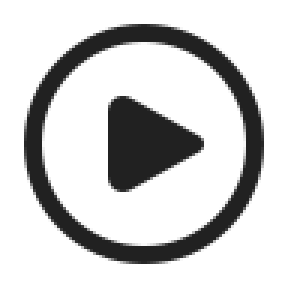
#> input picture polyhost/res/overlay_sources/photocraft/icons/actions.png, 96 x 96 px, given in place of _heading.png, which was not available (shown 3 times larger)
$ python fetch_icons.py
#> lines starting #> are read from the running program, lines starting #| are printed output that depends on the picture
### polyhost/res/overlay_sources/icon_fetch.py
#!/usr/bin/env python3
"""Shared fetch/render step for per-app `fetch_icons.py` scripts.

Every app overlay sources most of its glyphs from **Microsoft Fluent UI System
Icons (MIT)** — the house style. Before the 2026-08 batch each app inlined the
same dozen lines of urllib+cairosvg; this factors that out so a per-app
`fetch_icons.py` is a declarative `{filename: "Fluent Folder Name"}` map.

Two conveniences that matter in practice:

* **Size fallback.** Not every Fluent glyph ships a 24px cut (`Arrow Enter` is
  20px-only, `Arrow Step Over` likewise). Passing just the folder name tries
  24/20/28/32/16 and takes the first that exists, so a name that "doesn't work"
  at 24 no longer has to be hand-specified. Pass a full
  `Folder/SVG/ic_fluent_..._24_regular.svg` path to pin one exactly.
* **Retry with backoff.** raw.githubusercontent.com intermittently 403s under
  the session network policy; a single failure is not "the icon is unavailable".
* **Material Symbols fallback.** Fluent has real gaps. A spec of the form
  `ms:<name>` fetches Google Material Symbols (Apache-2.0) instead, and a bare
  Fluent folder name that 404s at every size is retried there before giving up.
  Prefer the explicit form: Material's vocabulary is its own, so the automatic
  pass only ever helps where the two sets already agree on a name.

    from polyhost.res.overlay_sources import icon_fetch
    icon_fetch.fluent({"save": "Save", "undo": "Arrow Undo",
                       "bw": "ms:filter_b_and_w"}, out_dir)
"""
from __future__ import annotations

import time
import urllib.error
import urllib.parse
import urllib.request
from pathlib import Path

import cairosvg

from polyhost.res.overlay_sources import material_symbols

RENDER_PX = 96
# Pinned to one commit of microsoft/fluentui-system-icons (main on 2026-11-15), so a
# later fetch returns the same drawing. To take newer glyphs, change the commit and
# run the fetch script of every set that uses a Fluent icon through this module.
FLUENT_COMMIT = "67e6dec1ee956af3ab4c746a2b3bb6a2e5520a44"
RAW = "https://raw.githubusercontent.com/microsoft/fluentui-system-icons/" + FLUENT_COMMIT + "/assets/{}"
SIZES = (24, 20, 28, 32, 16)
# Material Symbols (Apache-2.0) is the documented backup source. GPLv3 is
# Apache-2.0-compatible; under the project's old GPLv2 it would not have been.
MS_PREFIX = "ms:"
MS_WEIGHT = 300


def _snake(folder: str) -> str:
    return folder.lower().replace(" ", "_").replace("-", "_")


def _get(url: str, tries: int = 4) -> bytes:
    last: Exception | None = None
    for i in range(tries):
        try:
            req = urllib.request.Request(url, headers={"User-Agent": "polykybd"})
            return urllib.request.urlopen(req, timeout=30).read()
        except urllib.error.HTTPError as e:
            if e.code == 404:
                raise
            last = e
        except Exception as e:  # transient DNS/TLS/proxy hiccup
            last = e
        time.sleep(2 ** i)
    raise RuntimeError(f"GET {url} failed after {tries} tries: {last}")


def _fetch_fluent_svg(spec: str) -> tuple[bytes, str]:
    """`spec` is either a full asset path or a Fluent folder name."""
    if "/" in spec:
        candidates = [spec]
    else:
        candidates = [f"{spec}/SVG/ic_fluent_{_snake(spec)}_{s}_regular.svg" for s in SIZES]
    for asset in candidates:
        enc = "/".join(urllib.parse.quote(s) for s in asset.split("/"))
        try:
            return _get(RAW.format(enc)), asset
        except urllib.error.HTTPError as e:
            if e.code != 404:
                raise
    raise FileNotFoundError(f"no Fluent asset for {spec!r} (tried sizes {SIZES})")


# [13 lines left out: function _fetch_material_svg, not called in this run]


def _fetch_svg(spec: str) -> tuple[bytes, str, str]:
    """Resolve one spec to (svg, asset, source).

    Fluent (MIT) is the house style and is tried first. Two ways to reach
    Material Symbols (Apache-2.0) when it has no match:

    * **`"ms:content_cut"`** -- explicit, and the one to prefer. Material's
      vocabulary is its own (`undo`, not `Arrow Undo`; `groups`, not
      `People Team`), so naming the glyph is how you get the RIGHT one.
    * **automatically**, as a last resort: the Fluent folder name is snake-cased
      and tried in Material before giving up.

    ⚠️ The automatic pass is a courtesy, not a substitute for the explicit form.
    It can only succeed where the two sets happen to agree on a name, which for
    a multi-word Fluent folder is essentially never -- `full_screen_maximize`
    and `people_team` do not exist in Material, so the miss is still a miss and
    the error names both sources. Where a bare name DOES resolve in both
    (`search`, `settings`, `calendar`), the concept agrees too, which is what
    makes the attempt safe rather than a coin flip on meaning.
    """
    if spec.startswith(MS_PREFIX):
        svg, asset = _fetch_material_svg(spec[len(MS_PREFIX):])
        return svg, asset, "material-symbols"
    try:
        svg, asset = _fetch_fluent_svg(spec)
        return svg, asset, "ms-fluent"
    except FileNotFoundError as fluent_err:
        if "/" in spec:
            raise
        try:
            svg, asset = _fetch_material_svg(_snake(spec))
        except FileNotFoundError:
            raise FileNotFoundError(
                f"{fluent_err}; and no Material Symbol named "
                f"{_snake(spec)!r}. Pick a name at "
                f"https://fonts.google.com/icons and pass it as "
                f"'{MS_PREFIX}<name>'.") from fluent_err
        return svg, asset, "material-symbols"


def fluent(mapping: dict[str, str], out_dir: Path, render_px: int = RENDER_PX) -> int:
    """Render `{filename_stem: spec}` into `out_dir` as RGBA PNGs.

    A spec is a Fluent folder name, a full Fluent asset path, or
    `"ms:<material_name>"`. The printed line names the source the glyph really
    came from -- record that, with its licence, in the app's `SOURCES.md`.
    """
    out_dir.mkdir(parents=True, exist_ok=True)
    for stem, spec in mapping.items():
        svg, asset, source = _fetch_svg(spec)
        png = cairosvg.svg2png(bytestring=svg, output_width=render_px, output_height=render_px)
        (out_dir / f"{stem}.png").write_bytes(png)
        label = asset if source == "material-symbols" else asset.split("/")[0]
        print(f"  {stem}.png  <- {source}/{label}")
    return len(mapping)


# [18 lines left out: function borrow, not called in this run]

### polyhost/res/overlay_sources/dcc_glyphs.py
#!/usr/bin/env python3
"""Shared drawn glyphs for the 3D and VFX sets (3ds Max, Cinema 4D, Nuke,
Substance 3D Painter).

Neither Fluent nor Material has a glyph for "front view", "top view" or "lock
the X axis", and these apps bind them to single keys. They are drawn here once,
so every set that binds the same view or axis shows the same pixels and the
overlay icon library stores the glyph once.

Also here: three composites built from an icon that already exists in an
``icons/`` folder:

* ``slashed``    -- the icon with a diagonal stroke across it ("hide X").
* ``with_arrow`` -- the icon with a heavy arrow under it ("next / previous X").
* ``with_vertical_arrow`` -- the icon with a heavy up or down arrow on its left
  ("move X up / down").
* ``with_badge`` -- the icon reduced to the upper left, a second icon in the
  lower right ("tool + particles", "clone + absolute source").

Every glyph is BLACK on transparent at ``PX`` px, the same convention as
Blender's drawn icons, so a spec in ``mode: luma`` renders it like a Material
icon. Draws are supersampled ``SS`` times and reduced with LANCZOS.

The callers guard each output (a committed PNG is left as it is), so a hand
edit survives a re-run. To redraw one, delete its PNG first.
"""
from __future__ import annotations

from pathlib import Path

import numpy as np
from PIL import Image, ImageDraw, ImageFont

PX = 96
SS = 4
BOLD = "/usr/share/fonts/truetype/liberation/LiberationSans-Bold.ttf"


def _canvas() -> tuple[int, Image.Image, ImageDraw.ImageDraw]:
    u = PX * SS
    m = Image.new("L", (u, u), 0)
    return u, m, ImageDraw.Draw(m)


def _save_mask(m: Image.Image, path: Path) -> None:
    """Write a coverage mask (255 = ink) as black on transparent, PX x PX."""
    a = np.asarray(m.resize((PX, PX), Image.LANCZOS)).astype(np.uint8)
    rgba = np.zeros((PX, PX, 4), np.uint8)
    rgba[..., 3] = a
    Image.fromarray(rgba, "RGBA").save(path)


def _ink(path: Path) -> Image.Image:
    """The ink of an icon PNG as an L mask, at PX x PX: alpha where the icon is
    dark on transparent, so Material, Fluent and the drawn glyphs all work."""
    im = Image.open(path).convert("RGBA").resize((PX, PX), Image.LANCZOS)
    rgb = np.asarray(im)[..., :3].astype(np.float32).mean(axis=2)
    alpha = np.asarray(im)[..., 3].astype(np.float32)
    ink = alpha * (1.0 - rgb / 255.0)
    return Image.fromarray(np.clip(ink, 0, 255).astype(np.uint8), "L")


def _fit_ink(path: Path, box: int) -> Image.Image:
    """The ink of ``path`` cropped to its bounding box and scaled to fit a
    ``box`` square, keeping its aspect ratio. Icon sets pad their glyphs, and
    a composite of padded glyphs comes out too small."""
    ink = _ink(path)
    ink = ink.crop(ink.getbbox() or (0, 0, PX, PX))
    k = box / max(ink.size)
    return ink.resize((max(1, round(ink.width * k)), max(1, round(ink.height * k))),
                      Image.LANCZOS)


# ------------------------------------------------------------------ view cubes
# [92 lines left out: functions _cube_points, view_cube, axis_letter, slashed, with_arrow, with_vertical_arrow, not called in this run]


def with_badge(base: Path, badge: Path, path: Path) -> None:
    """``base`` fitted into 68 % of the square at the upper left, ``badge`` into
    44 % at the lower right on a cleared margin, so the two read as one tool
    with an option."""
    u, m, d = _canvas()
    icon = _fit_ink(base, int(u * 0.68))
    m.paste(icon, (0, 0))
    bs = int(u * 0.44)
    b = _fit_ink(badge, bs)
    bx, by = u - b.width, u - b.height
    pad = int(u * 0.06)
    d.rectangle([bx - pad, by - pad, u, u], fill=0)
    m.paste(b, (bx, by))
    _save_mask(m, path)


# ------------------------------------------------------------------ ESC marks
# [39 lines left out: functions trace_mark, svg_icon, not called in this run]


def guarded(path: Path, draw, what: str) -> None:
    """Run ``draw(path)`` only when ``path`` does not exist yet."""
    if path.exists():
        print(f"  {path.name}  <- committed asset (left as-is)")
    else:
        draw(path)
        print(f"  {path.name}  <- {what}")

### polyhost/res/overlay_sources/jupyter/fetch_icons.py
#!/usr/bin/env python3
"""Fetch + render the JupyterLab shortcut icons (reproducible).

Glyphs are Microsoft Fluent UI System Icons (MIT), with Material Symbols
(Apache-2.0) where Fluent has none (`ms:` entries). The sidebar panel keys are
numbered glyphs from `../number_badge.py`. The ESC mark is the Jupyter logo from
Simple Icons (CC0 artwork; nominative use, see `../brand_marks.py`). The ESC
key shows it redrawn for the 72 x 40 cell, with the word "jupyter", by
`esc_mark` (`esc_jupyter.png`).

    pip install cairosvg
    python polyhost/res/overlay_sources/jupyter/fetch_icons.py
"""
from __future__ import annotations

import sys
from pathlib import Path

sys.path.insert(0, str(Path(__file__).resolve().parents[4]))

from polyhost.res.overlay_sources import brand_marks, icon_fetch, number_badge  # noqa: E402
from polyhost.res.overlay_sources.dcc_glyphs import guarded, with_badge  # noqa: E402

FLUENT = {
    "run": "Play",
    "runinsert": "ms:playlist_add",
    "cmdmode": "ms:edit_off",
    "splitcell": "Split Horizontal",
    "mergebelow": "ms:vertical_align_bottom",
    "mergeabove": "ms:vertical_align_top",
    "moveup": "ms:move_up",
    "movedown": "ms:move_down",
    "collapseall": "ms:unfold_less_double",
    "expandall": "ms:unfold_more_double",
    "histprev": "ms:history",
    "histnext": "ms:update",
    "comment": "ms:code_off",
    "blockcomment": "ms:code_blocks",
    "deleteline": "Delete Lines",
    "selectnext": "ms:text_select_move_forward_word",
    "saveas": "Save Copy",
    "findnext": "Chevron Down",
    "findprev": "Chevron Up",
    "findsel": "ms:frame_inspect",
    "palette": "Apps List Detail",
    "shortcuts": "Keyboard",
    "leftarea": "Panel Left",
    "rightarea": "Panel Right",
    "filebrowser": "Folder Open",
    "toc": "ms:toc",
    "running": "ms:memory",
    "launcher": "Rocket",
    "extensions": "Puzzle Piece",
    "debugger": "Bug",
    "propinsp": "Wrench",
    "inspector": "Question Circle",
    "settings": "Settings",
    "nexttab": "ms:keyboard_tab",
    "prevtab": "ms:keyboard_tab_rtl",
    "nexttabbar": "ms:switch_right",
    "prevtabbar": "ms:switch_left",
    "lasttab": "ms:swap_horiz",
    "closetab": "Dismiss",
    "continue": "ms:resume",
    "terminate": "ms:stop_circle",
    "stepover": "ms:step_over",
    "stepout": "ms:step_out",
    # notebook command mode
    "insertabove": "ms:add_row_above",
    "insertbelow": "ms:add_row_below",
    "cutcell": "Cut",
    "copycell": "Copy",
    "pastecell": "Clipboard Paste",
    "undocell": "Arrow Undo",
    "redocell": "Arrow Redo",
    "tocode": "Code",
    "tomarkdown": "ms:markdown",
    "toraw": "ms:raw_on",
    "mergecells": "ms:call_merge",
    "cellbelow": "Arrow Down",
    "cellabove": "Arrow Up",
    "extendbelow": "ms:keyboard_double_arrow_down",
    "extendabove": "ms:keyboard_double_arrow_up",
    "linenumbers": "ms:format_list_numbered",
    "sidebyside": "Split Vertical",
    "_heading": "ms:title",
    "_arrowup": "ms:arrow_upward_alt",
    "_arrowdown": "ms:arrow_downward_alt",
    "_lbase": "Panel Left",
    "_rbase": "Panel Right",
}


# [42 lines left out: function esc_mark, not called in this run]


def main() -> int:
    out = Path(__file__).resolve().parent / "icons"
    out.mkdir(parents=True, exist_ok=True)
    icon_fetch.fluent(FLUENT, out)
#> (the call stopped at in _get, `return urllib.request.urlopen(req, timeout=30).read()`: the network is not available in this run)
    number_badge.numbered(out / "_lbase.png", "123456789", out, "left",
                          size=0.40, centre=(0.62, 0.50))
#> (this line was passed over: polyhost is not available in this run)
    number_badge.numbered(out / "_rbase.png", "123456789", out, "right",
                          size=0.40, centre=(0.38, 0.50))
#> (this line was passed over: polyhost is not available in this run)
    number_badge.numbered(out / "_heading.png", "123456", out, "heading",
                          size=0.40, centre=(0.78, 0.72))
#> (this line was passed over: polyhost is not available in this run)
    # Insert heading above / below: the heading glyph with an up or down arrow
    # badge, so they differ from Merge with cell above (vertical_align_top).
    for name, arrow in (("headingabove", "_arrowup"), ("headingbelow", "_arrowdown")):
        guarded(out / f"{name}.png",
                lambda p, a=arrow: with_badge(out / "_heading.png", out / f"{a}.png", p),
                f"_heading + {arrow} badge (dcc_glyphs.with_badge)")
#> in _canvas, `m = Image.new("L", (u, u), 0)`: m: PIL image 384x384 L; every value is 0
#> in with_badge, `u, m, d = _canvas()`: u = 384
#> in _ink, im is the input picture: PIL image 96x96 RGBA; mean R, G, B, A 8.4, 8.4, 8.4, 56.4
#> in _fit_ink, `return ink.resize((max(1, round(ink.width * k)), max(1, round(ink.heig..`:
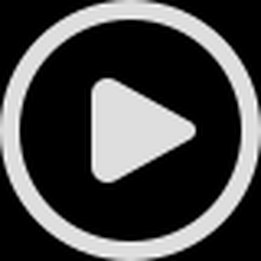
#> returned value: PIL image 261x261 L; min 0, max 251, mean 71.2
#> in with_badge, `m.paste(icon, (0, 0))`:
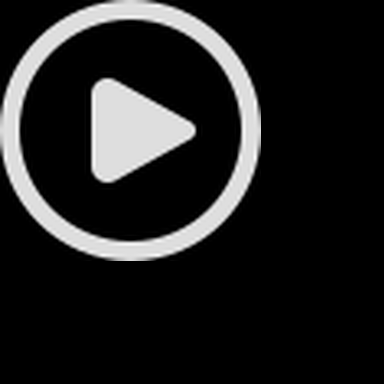
#> m: PIL image 384x384 L; min 0, max 251, mean 32.9
#> in with_badge, `bs = int(u * 0.44)`: bs = 168
#> call 2 of _fit_ink, with box = 168
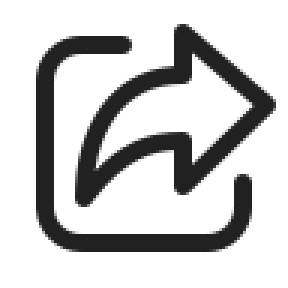
#> input picture polyhost/res/overlay_sources/photocraft/icons/exportas.png, 96 x 96 px, given in place of _arrowup.png, which was not available (shown 3 times larger)
#> in _ink, im is the input picture: PIL image 96x96 RGBA; mean R, G, B, A 8.7, 8.7, 8.7, 60.3
#> in _ink (call 2), `alpha = np.asarray(im)[..., 3].astype(np.float32)`:
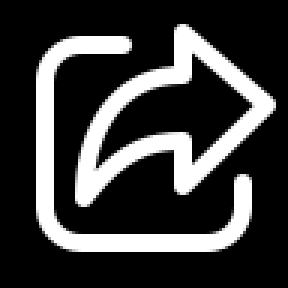
#> alpha: shape (96, 96) float32 (shown 3 times larger); min 0, max 255, mean 60.3
#> in _fit_ink (call 2), `ink = ink.crop(ink.getbbox() or (0, 0, PX, PX))`:
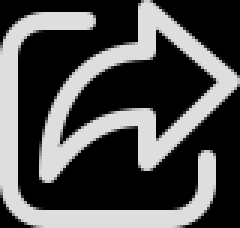
#> ink: PIL image 80x76 L (shown 3 times larger); min 0, max 222, mean 79.6
#> in _fit_ink (call 2), `k = box / max(ink.size)`: k = 2.1
#> in _fit_ink (call 2), `return ink.resize((max(1, round(ink.width * k)), max(1, round(ink.heig..`:
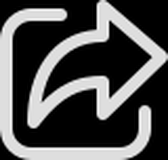
#> returned value: PIL image 168x160 L; min 0, max 252, mean 80.5
#> in with_badge, `bx, by = u - b.width, u - b.height`: bx = 216; by = 224
#> in with_badge, `pad = int(u * 0.06)`: pad = 23
#> in _save_mask, `rgba[..., 3] = a`:
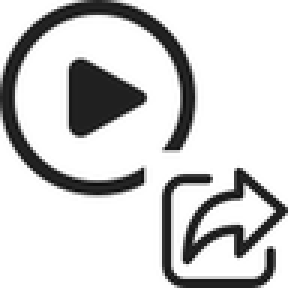
#> rgba: shape (96, 96, 4) (shown 3 times larger); mean of channels 0, 1, 2, 3 0, 0, 0, 46.6; transparent parts drawn white
    # Run and select next: the run glyph with a down arrow badge, so it differs
    # from J (select the cell below, a plain down arrow).
    guarded(out / "runnext.png",
            lambda p: with_badge(out / "run.png", out / "_arrowdown.png", p),
            "run + _arrowdown badge (dcc_glyphs.with_badge)")
    brand_marks.ensure(out / "jupyter.png", "jupyter")
    guarded(out / "esc_jupyter.png", esc_mark, "the logo with the word, drawn (esc_mark)")
    print(f"Wrote icons to {out}")
    return 0


if __name__ == "__main__":
#> (the run stopped early here; a loop or call above may not have finished)
